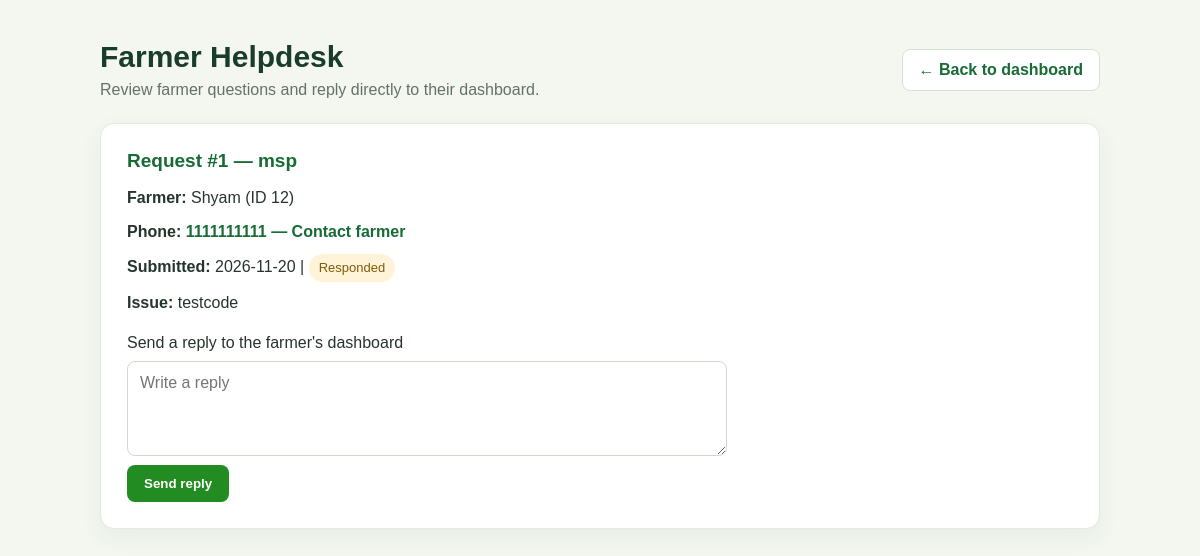
Before: /admin_helpdesk (signed in) with the older database file.
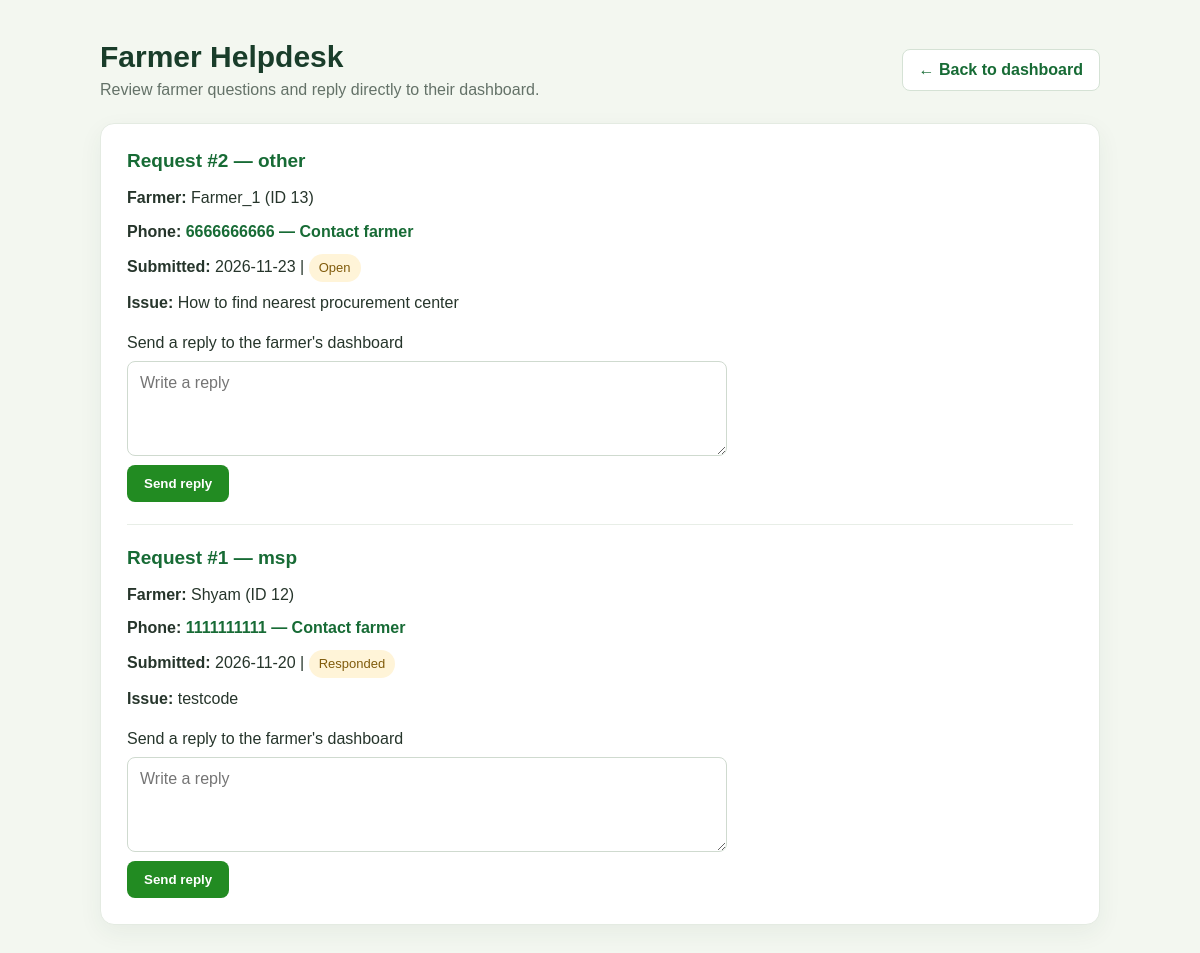
After: the same page with the newer database file.
### tables this page shows
CREATE TABLE help_requests (
                Help_id INTEGER PRIMARY KEY AUTOINCREMENT,
                Farmer_id INTEGER NOT NULL,
                Help_type TEXT NOT NULL,
                Issue TEXT NOT NULL,
                Submitted_date TEXT NOT NULL,
                Status TEXT NOT NULL DEFAULT 'Open',
                FOREIGN KEY (Farmer_id) REFERENCES farmers(Farmer_id)
            );

CREATE TABLE farmers (
                Farmer_id INTEGER PRIMARY KEY AUTOINCREMENT,
                Name TEXT NOT NULL,
                Mobile INTEGER UNIQUE NOT NULL,
                Village TEXT NOT NULL,
                Village_pin INTEGER NOT NULL,
                Crop TEXT NOT NULL
            , Password_hash TEXT);

### app.py (the view, shortened to what this page needs)
@app.route("/admin_helpdesk", methods=["GET", "POST"])
def admin_helpdesk():
    if not admin_is_logged_in():
        return redirect(url_for("admin_login"))
    return render_template(
        "admin_helpdesk.html",
        help_requests=database.get_all_help_requests(),
        message=request.args.get("message", "")
    )

### app.py (called while the page is built)
def admin_is_logged_in():
    if session.get("role") == "admin":
        return True
    return False

### database.py (called while the page is built)
def get_all_help_requests():
    conn = sqlite3.connect("database.db")
    try:
        cursor = conn.cursor()
        cursor.execute("""
            SELECT help_requests.Help_id, farmers.Farmer_id, farmers.Name,
                   farmers.Mobile, help_requests.Help_type, help_requests.Issue,
                   help_requests.Submitted_date, help_requests.Status
            FROM help_requests
            JOIN farmers ON help_requests.Farmer_id = farmers.Farmer_id
            ORDER BY help_requests.Help_id DESC
        """)
        return cursor.fetchall()
    finally:
        conn.close()

### templates/admin_helpdesk.html (shortened to what this page needs)
<!DOCTYPE html>
<html lang="en">
<head>
    <link rel="stylesheet" href="{{ url_for('style') }}">
</head>
<body>
    <main>
        <header class="page-header">
            <div>
                <h1 class="page-title">Farmer Helpdesk</h1>
                <p class="page-description">Review farmer questions and reply directly to their dashboard.</p>
            </div>
            <a class="back-link" href="{{ url_for('admin_dashboard') }}">← Back to dashboard</a>
        </header>
        <section class="content-card">
        {% for item in help_requests %}
        <section class="request">
            <h2>Request #{{ item[0] }} — {{ item[4] }}</h2>
            <p><strong>Farmer:</strong> {{ item[2] }} (ID {{ item[1] }})</p>
            <p><strong>Phone:</strong> <a class="contact-link" href="tel:{{ item[3] }}">{{ item[3] }} — Contact farmer</a></p>
            <p><strong>Submitted:</strong> {{ item[6] }} | <span class="status">{{ item[7] }}</span></p>
            <p><strong>Issue:</strong> {{ item[5] }}</p>
            <form class="reply-form" action="/admin_helpdesk" method="post">
                <label for="reply-{{ item[0] }}">Send a reply to the farmer's dashboard</label>
                <textarea id="reply-{{ item[0] }}" name="reply" placeholder="Write a reply" required></textarea>
                <button type="submit">Send reply</button>
            </form>
        </section>
        {% else %}
        <div class="empty-state">
            <div class="empty-icon" aria-hidden="true">✓</div>
            <h2>All caught up</h2>
            <p>No farmer help requests have been submitted yet.<br>New requests will appear here.</p>
        </div>
        {% endfor %}
        </section>
    </main>
</body>
</html>

Changed rows visible on the page:
added help_requests: Help_id "2", Help_type "other", Name "Farmer_1", Farmer_id "13", Mobile "6666666666", Submitted_date "2026-11-23", Status "Open", Issue "How to find nearest procurement center", reply "Write a reply"
